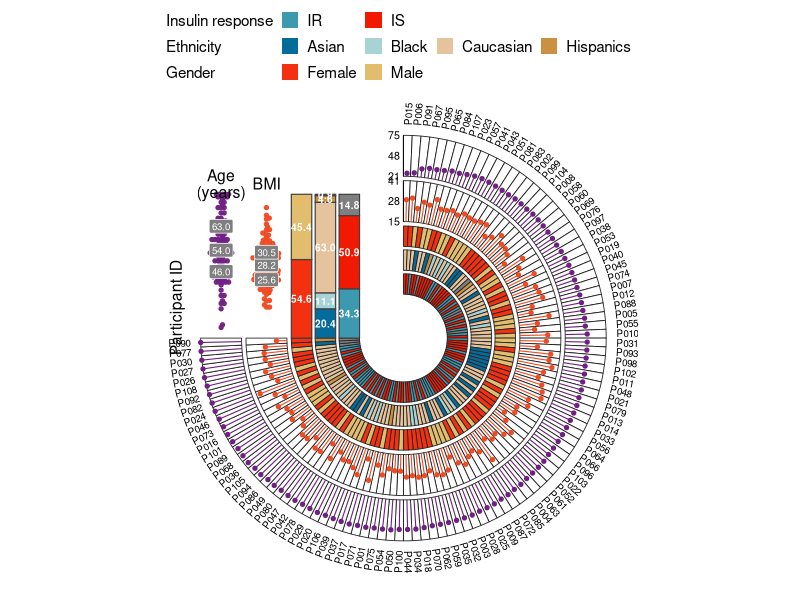
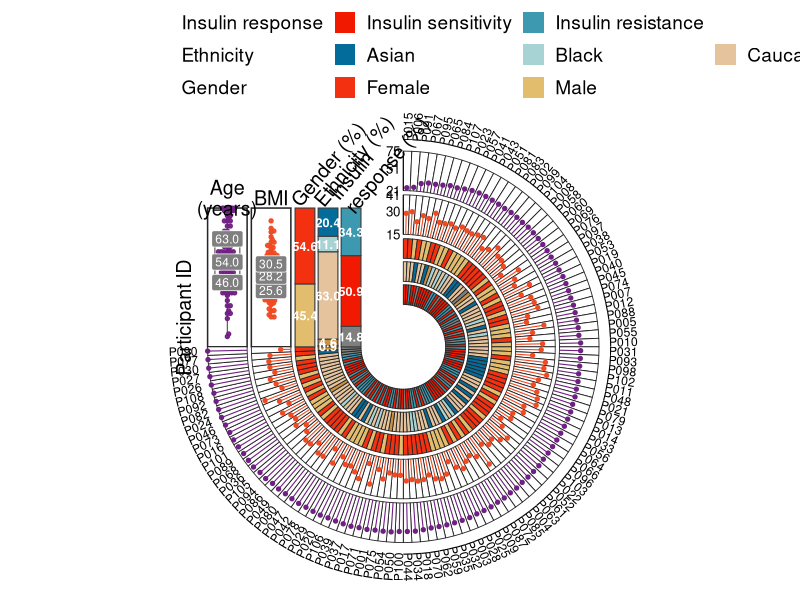
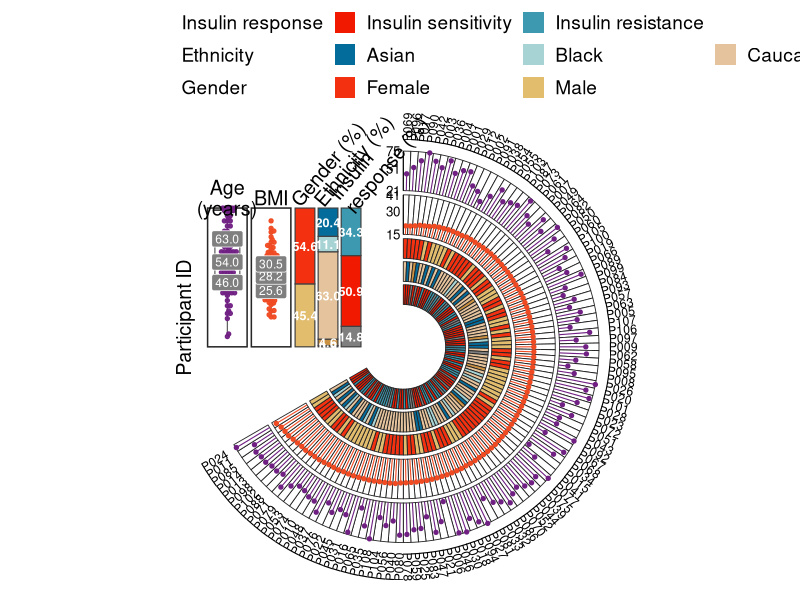

Generate these figures, in order, with R:
## ---- chunk 1
# Installing necessary packages
if (!requireNamespace("tidyverse", quietly = TRUE)) {
  install.packages("tidyverse")
}
if (!requireNamespace("ggbeeswarm", quietly = TRUE)) {
  install.packages("ggbeeswarm")
}

# Load packages
library(tidyverse)
library(ggbeeswarm)
## ---- chunk 2
set.seed(2026)
n <- 108
dat <- tibble(
  id = sprintf("P%03d", 1:n),
  age = round(pmin(pmax(rnorm(n, 56, 12), 21), 75)),
  bmi = round(pmin(pmax(rnorm(n, 28, 4), 15), 41), 1),
  iris = sample(c("IS", "IR", "Unknown"), n, TRUE, prob = c(.52, .33, .15)),
  ethnicity = sample(c("Asian", "Black", "Caucasian", "Hispanics", "Unknown"), n, TRUE,
                     prob = c(.20, .07, .66, .04, .03)),
  gender = sample(c("Female", "Male"), n, TRUE, prob = c(.52, .48))
)

head(dat)
## ---- chunk 3
numeric_tracks <- tribble(
  ~name,  ~column, ~title,          ~inner, ~outer, ~min, ~max, ~color,
  "Age",  "age",   "Age\n(years)",  3.32,   4.16,    21,   75,   "#702083",
  "BMI",  "bmi",   "BMI",           2.39,   3.23,    15,   41,   "#F04A22")

category_tracks <- tribble(
  ~name,               ~column,      ~title,                   ~inner, ~outer,
  "Insulin response",  "iris",       "Insulin\nresponse (%)",  0.90,   1.32,
  "Ethnicity",         "ethnicity",  "Ethnicity (%)",          1.39,   1.81,
  "Gender",            "gender",     "Gender (%)",             1.88,   2.30)

category_colors <- c(
  Female = "#F33010", Male = "#E2BD6E",
  Asian = "#046C9B", Black = "#A8D3D4", Caucasian = "#E5C39C", Hispanics = "#CA9143",
  Unknown = "#BDBDBD", IS = "#F21901", IR = "#3C99B0")

# Stacking order inside each proportion bar (bottom-to-top) and legend order
bar_order <- list(
  iris = c("Unknown", "IS", "IR"),
  ethnicity = c("Unknown", "Hispanics", "Caucasian", "Black", "Asian"),
  gender = c("Male", "Female"))
legend_order <- list(
  iris = c("IS", "IR"),
  ethnicity = c("Asian", "Black", "Caucasian", "Hispanics"),
  gender = c("Female", "Male"))

# Display names for short category codes, and the tick values of the axes
legend_labels <- c(IS = "Insulin sensitivity", IR = "Insulin resistance")
tick_values <- list(Age = c(21, 51, 75), BMI = c(15, 30, 41))
## ---- chunk 4
circular_annotation_plot <- function(data, id_col, sort_col,
                                     numeric_tracks, category_tracks,
                                     category_order = list(), legend_order = list(),
                                     category_colors = c(), legend_labels = c(),
                                     tick_values = list(), panel_height = 2.95,
                                     gap_degrees = 90, font_scale = 1,
                                     show_summary = TRUE, show_unknown = FALSE) {
  for (column in category_tracks$column) {
    data[[column]] <- coalesce(na_if(as.character(data[[column]]), ""), "Unknown")
  }
  data <- data |>
    arrange(.data[[sort_col]]) |>
    mutate(.i = row_number(),
           .step = (360 - gap_degrees) * pi / 180 / n(),
           .start = pi / 2 - (.i - 1) * .step,
           .end = pi / 2 - .i * .step,
           .angle = (.start + .end) / 2)

  sector_polygons <- function(inner, outer) {
    map_dfr(seq_len(nrow(data)), function(i) {
      a <- seq(data$.start[i], data$.end[i], length.out = 10)
      tibble(.i = i,
             x = c(outer * cos(a), inner * cos(rev(a))),
             y = c(outer * sin(a), inner * sin(rev(a))))
    })
  }
  numeric_rings <- map_dfr(seq_len(nrow(numeric_tracks)), function(i) {
    tb <- numeric_tracks[i, ]
    sector_polygons(tb$inner, tb$outer) |> mutate(.track = tb$name)
  })
  category_rings <- map_dfr(seq_len(nrow(category_tracks)), function(i) {
    tb <- category_tracks[i, ]
    sector_polygons(tb$inner, tb$outer) |>
      mutate(.track = tb$name, value = data[[tb$column]][.i])
  })

  all_values <- unique(category_rings$value)
  missing_values <- setdiff(all_values, names(category_colors))
  if (length(missing_values) > 0) {
    category_colors <- c(category_colors,
      rlang::set_names(scales::hue_pal()(length(missing_values)), missing_values))
  }
  key_colors <- category_rings |>
    distinct(.track, value) |>
    mutate(key = paste(.track, value, sep = "::"), color = unname(category_colors[value]))
  key_pal <- rlang::set_names(key_colors$color, key_colors$key)

  lollipops <- map_dfr(seq_len(nrow(numeric_tracks)), function(i) {
    tb <- numeric_tracks[i, ]
    r <- scales::rescale(data[[tb$column]], to = c(tb$inner, tb$outer), from = c(tb$min, tb$max))
    tibble(.track = tb$name,
           x0 = tb$inner * cos(data$.angle), y0 = tb$inner * sin(data$.angle),
           x1 = r * cos(data$.angle), y1 = r * sin(data$.angle))
  })

  # gap summary: numeric points/quartiles
  numeric_points <- map_dfr(seq_len(nrow(numeric_tracks)), function(i) {
    tb <- numeric_tracks[i, ]
    tibble(.track = tb$name, x = -(tb$inner + tb$outer) / 2,
           y = scales::rescale(data[[tb$column]], to = c(0, panel_height), from = c(tb$min, tb$max)))
  })
  quartiles <- map_dfr(seq_len(nrow(numeric_tracks)), function(i) {
    tb <- numeric_tracks[i, ]
    q <- quantile(data[[tb$column]], c(.25, .5, .75))
    tibble(x = rep(-(tb$inner + tb$outer) / 2, 3),
           y = scales::rescale(q, to = c(0, panel_height), from = c(tb$min, tb$max)),
           label = sprintf("%.1f", q))
  })
  panel_boxes <- numeric_tracks |>
    transmute(xmin = -outer, xmax = -inner, ymin = 0, ymax = panel_height, .track = name)

  bars <- map_dfr(seq_len(nrow(category_tracks)), function(i) {
    tb <- category_tracks[i, ]
    observed <- unique(data[[tb$column]])
    preferred <- category_order[[tb$column]]
    if (is.null(preferred)) preferred <- character()
    lv <- c(preferred[preferred %in% observed], sort(setdiff(observed, preferred)))
    tibble(value = factor(data[[tb$column]], levels = lv)) |>
      count(value, .drop = FALSE) |>
      mutate(fraction = n / sum(n),
             ymin = lag(cumsum(fraction * panel_height), default = 0),
             ymax = cumsum(fraction * panel_height),
             xmin = -tb$outer, xmax = -tb$inner,
             x = -(tb$inner + tb$outer) / 2, y = (ymin + ymax) / 2,
             .track = tb$name, key = paste(.track, value, sep = "::"))
  })

  outer_radius <- max(numeric_tracks$outer, category_tracks$outer) + 0.21
  sample_labels <- data |>
    mutate(x = outer_radius * cos(.angle), y = outer_radius * sin(.angle),
           text_angle = .angle * 180 / pi,
           flip = text_angle < -90,
           text_angle = if_else(flip, text_angle + 180, text_angle),
           hjust = if_else(flip, 1, 0))

  panel_titles <- bind_rows(
    numeric_tracks |> transmute(x = -(inner + outer) / 2, y = panel_height + .22,
                                label = title, angle = 0, hjust = .5),
    if (show_summary) category_tracks |> transmute(x = -outer, y = panel_height + .10,
                                label = title, angle = 50, hjust = 0))

  axis_labels <- map_dfr(seq_len(nrow(numeric_tracks)), function(i) {
    tb <- numeric_tracks[i, ]
    v <- tick_values[[tb$name]]
    if (is.null(v)) v <- round(seq(tb$min, tb$max, length.out = 3))
    tibble(label = v, y = scales::rescale(v, to = c(tb$inner, tb$outer), from = c(tb$min, tb$max)))
  })
  axis_lines <- numeric_tracks |> transmute(x = 0, xend = 0, y = inner, yend = outer)

  # legend table: one row per category track (header + items + spacers)
  legend_items <- map_dfr(seq_len(nrow(category_tracks)), function(i) {
    tb <- category_tracks[i, ]
    observed <- unique(data[[tb$column]])
    preferred <- legend_order[[tb$column]]
    if (is.null(preferred)) preferred <- character()
    ord <- c(preferred[preferred %in% observed], sort(setdiff(observed, preferred)))
    tibble(.track = tb$name, .track_no = i, value = ord,
           key = paste(.track, ord, sep = "::"))
  })
  if (!show_unknown) legend_items <- filter(legend_items, value != "Unknown")
  legend_items <- legend_items |> mutate(label = value)
  if (length(legend_labels) > 0) {
    hit <- legend_items$value %in% names(legend_labels)
    legend_items$label[hit] <- unname(legend_labels[legend_items$value[hit]])
  }
  legend_cols <- max(count(legend_items, .track_no)$n) + 1
  legend_table <- map_dfr(seq_len(nrow(category_tracks)), function(i) {
    tb <- category_tracks[i, ]
    items <- filter(legend_items, .track_no == i) |>
      transmute(.track_no, .track, value, key, label)
    hdr <- tibble(.track_no = i, .track = tb$name, value = NA_character_,
                  key = paste0(".h", i), label = tb$name)
    pad <- tibble(.track_no = rep(i, legend_cols - nrow(items) - 1),
                  .track = tb$name, value = NA_character_,
                  key = paste0(".s", i, "_", seq_len(legend_cols - nrow(items) - 1)), label = "")
    bind_rows(hdr, items, pad)
  })
  transparent <- legend_table$key[is.na(legend_table$value)]
  legend_pal <- c(key_pal, rlang::set_names(rep("#00000000", length(transparent)), transparent))

  p <- ggplot() +
    if (show_summary) geom_rect(data = panel_boxes, aes(xmin = xmin, xmax = xmax, ymin = ymin, ymax = ymax),
        fill = "white", colour = "grey15", linewidth = .52) else NULL
  p <- p +
    geom_polygon(data = numeric_rings, aes(x, y, group = interaction(.track, .i)),
                 fill = "white", colour = "grey15", linewidth = .30) +
    geom_polygon(data = category_rings, aes(x, y, group = interaction(.track, .i), fill = paste(.track, value, sep = "::")),
                 colour = "grey15", linewidth = .30) +
    scale_fill_manual(values = legend_pal,
                      limits = legend_table$key, breaks = legend_table$key,
                      labels = legend_table$label, name = NULL, drop = FALSE,
                      guide = guide_legend(nrow = nrow(category_tracks), byrow = TRUE,
                                           override.aes = list(colour = NA))) +
    geom_segment(data = lollipops, aes(x0, y0, xend = x1, yend = y1),
                 colour = lollipops$.track |> map_chr(~ numeric_tracks$color[numeric_tracks$name == .x]), linewidth = .38) +
    geom_point(data = lollipops, aes(x1, y1),
               colour = lollipops$.track |> map_chr(~ numeric_tracks$color[numeric_tracks$name == .x]), size = 1.15) +
    geom_text(data = sample_labels, aes(x, y, label = .data[[id_col]], angle = text_angle, hjust = hjust),
              size = 2.5 * font_scale) +
    if (show_summary) geom_boxplot(data = numeric_points, aes(x, y, group = .track),
        width = .53, outlier.shape = NA, fill = "white", colour = "grey35", linewidth = .40) else NULL
  p <- p +
    geom_beeswarm(data = numeric_points, aes(x, y, colour = .track, group = .track),
                  cex = 0.7, size = 1.15, alpha = .95, show.legend = FALSE) +
    scale_colour_manual(values = rlang::set_names(numeric_tracks$color, numeric_tracks$name), guide = "none") +
    geom_label(data = quartiles, aes(x, y, label = label), fill = "grey50", colour = "white",
               linewidth = 0, size = 2.45 * font_scale) +
    geom_rect(data = bars, aes(xmin = xmin, xmax = xmax, ymin = ymin, ymax = ymax, fill = key), colour = "grey25", linewidth = .40) +
    geom_text(data = bars, aes(x, y, label = sprintf("%.1f", 100 * fraction)),
              colour = "white", fontface = "bold", size = 2.55 * font_scale) +
    geom_segment(data = axis_lines, aes(x, y, xend = xend, yend = yend), linewidth = .34) +
    geom_text(data = axis_labels, aes(x = -.07, y, label = label), hjust = 1, size = 2.7 * font_scale) +
    geom_text(data = panel_titles, aes(x, y, label = label, angle = angle, hjust = hjust),
              lineheight = .88, size = 4 * font_scale) +
    annotate("text", x = -max(numeric_tracks$outer) - .51, y = .62, label = "Participant ID",
             angle = 90, size = 4 * font_scale) +
    coord_fixed(xlim = c(-outer_radius - .55, outer_radius + .41),
                ylim = c(-outer_radius - .31, outer_radius + .28), ratio = 1, clip = "off") +
    theme_void(base_size = 12 * font_scale) +
    theme(plot.margin = margin(8, 10, 8, 10), legend.position = "top",
          legend.justification = "left",
          legend.text = element_text(size = 11 * font_scale),
          legend.key.size = grid::unit(.45 * font_scale, "cm"))
  p
}
## ---- chunk 5
#| label: fig-1.1BasicCircular
#| fig-cap: "Basic circular multi-track sample annotation plot"
#| out.width: "90%"
#| warning: false
#| message: false
#| fig-width: 9.5
#| fig-height: 9.5

p1 <- circular_annotation_plot(dat, id_col = "id", sort_col = "age",
  numeric_tracks = numeric_tracks, category_tracks = category_tracks,
  category_colors = category_colors, show_summary = FALSE)
p1
## ---- chunk 6
#| label: fig-1.2FullCircular
#| fig-cap: "Circular annotation plot with summary panels in the gap"
#| out.width: "90%"
#| warning: false
#| message: false
#| fig-width: 10.4
#| fig-height: 11.2

p2 <- circular_annotation_plot(dat, id_col = "id", sort_col = "age",
  numeric_tracks = numeric_tracks, category_tracks = category_tracks,
  category_order = bar_order, legend_order = legend_order,
  category_colors = category_colors, legend_labels = legend_labels,
  tick_values = tick_values, font_scale = 1.25)
p2
## ---- chunk 7
#| label: fig-1.3CustomCircular
#| fig-cap: "Customized annotation plot: sorted by BMI with a 120-degree gap"
#| out.width: "90%"
#| warning: false
#| message: false
#| fig-width: 10.4
#| fig-height: 11.2

p3 <- circular_annotation_plot(dat, id_col = "id", sort_col = "bmi",
  numeric_tracks = numeric_tracks, category_tracks = category_tracks,
  category_order = bar_order, legend_order = legend_order,
  category_colors = category_colors, legend_labels = legend_labels,
  tick_values = tick_values, font_scale = 1.25, gap_degrees = 120)
p3
